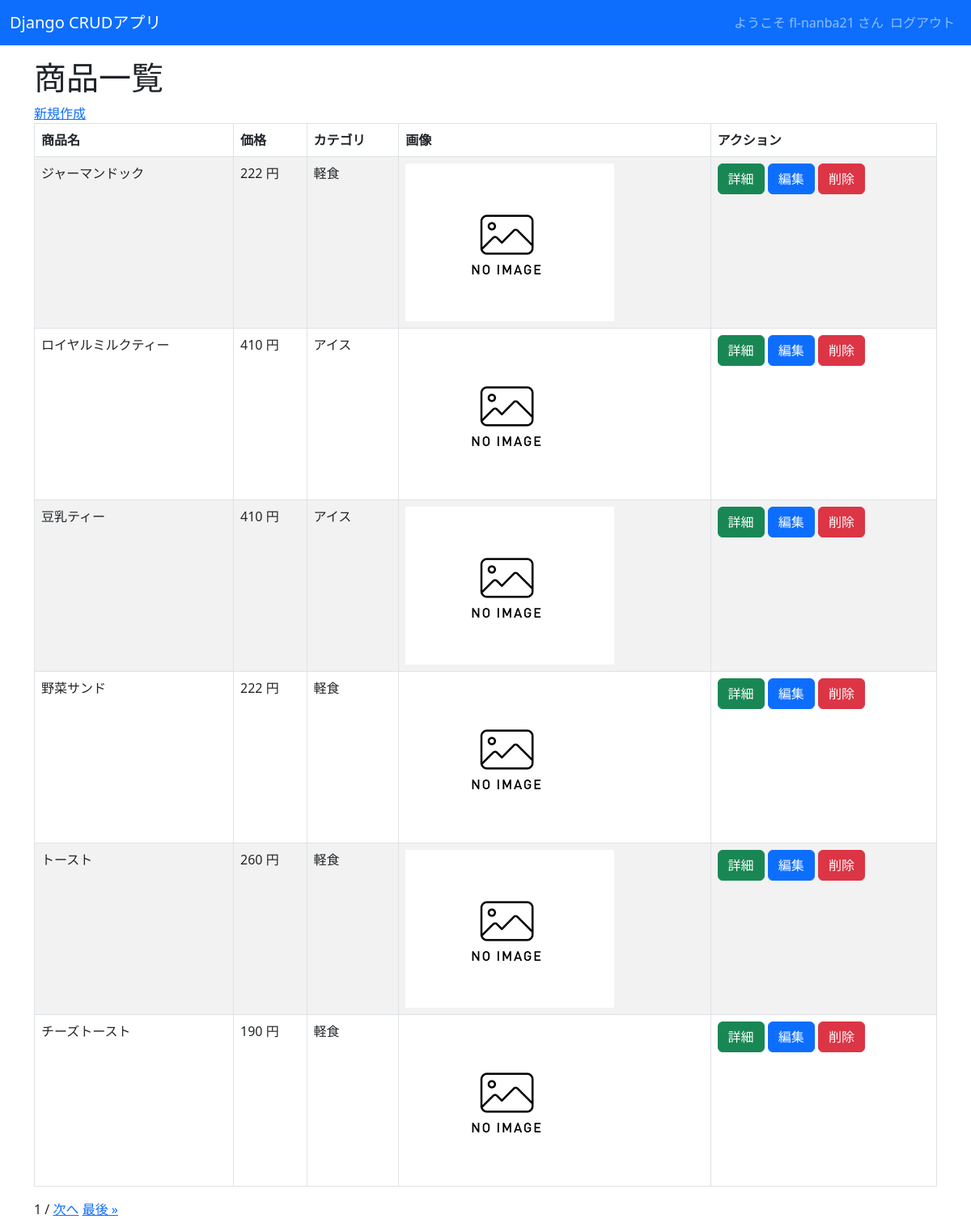
Screenshot of /crud/ (signed in) with the database file from the repository.
### crud/models.py (models this page shows, shortened)
class Product(models.Model):
    name = models.CharField(max_length=200)
    price = models.PositiveIntegerField()
    category = models.ForeignKey(Category, on_delete=models.CASCADE)
    img = models.ImageField(blank=True, default='noImage.png')
    description = models.TextField(blank=True, null=True)

class Category(models.Model):
    name = models.CharField(max_length=200)
    def __str__(self):
        return self.name

### crud/views.py (the view)
# urls.py: path('crud/', views.ProductListView.as_view(), name="list"),
class ProductListView(LoginRequiredMixin, ListView):
    model = Product
    paginate_by = 6

### crud/templates/crud/product_list.html (shortened to what this page needs)
{% extends "base.html" %}
{% block content %}
<h1>商品一覧</h1>
<a href="{% url 'new' %}">新規作成</a>
<table class="table table-striped table-hover table-bordered">
    <thead>
        <tr>
            <th>商品名</th>
            <th>価格</th>
            <th>カテゴリ</th>
            <th>画像</th>
            <th>アクション</th>
        </tr>
    </thead>
    {% for product in object_list %}
    <tr>
        <td>{{ product.name }}</td>
        <td>{{ product.price }} 円</td>
        <td>{{ product.category }}</td>
        <td><img src="{{ product.img.url }}" style="width:100px height:auto;"></td>
        <td>
            <button class="btn btn-success" onclick="location.href='{% url 'detail' pk=product.pk %}'">詳細</button>
            <button class="btn btn-primary" onclick="location.href='{% url 'edit' pk=product.pk %}'">編集</button>
            <button class="btn btn-danger" onclick="location.href='{% url 'delete' pk=product.pk %}'">削除</button>
        </td>
    </tr>
    {% endfor %}
</table>
{{ page_obj.number }} / {{ page_obj.pagininator.num_pages }}
{% if page_obj.has_next %}
<a href="?page={{ page_obj.next_page_number }}">次へ</a>
<a href="?page={{ page_obj.paginator.num_pages }}">最後 &raquo;</a>
{% endif %}
{% endblock %}

### crud/templates/base.html (shortened to what this page needs)
<!DOCTYPE html>
<html lang="ja">
    <head>
        <link href="https://cdn.jsdelivr.net/npm/bootstrap@5.3.0-alpha3/dist/css/bootstrap.min.css" rel="stylesheet"">
</head>
<body>
<nav class="navbar navbar-expand-lg navbar-dark bg-primary" style="margin-bottom: 1rem;">
<div class="container-fluid">
<a class="navbar-brand" href="{% url 'list' %}">Django CRUDアプリ</a>
<div class="collapse navbar-collapse" id="navbarNav">
<ul class="navbar-nav ms-auto">
{% if request.user.is_authenticated %}
<span class="navbar-text">
 ようこそ {{ user.get_username }} さん
</span>
<li class="nav-item">
 <form action="{% url 'logout' %}" method="post">
 <input class="nav-link" type="submit" value="ログアウト">
</form>
</li>
{% else %}
<li class="nav-item">
<a class="nav-link" href="{% url 'login' %}">ログイン</a>
</li>
{% endif %}
</ul>
</div>
</div>
</nav>
<div class="container">
{% block content %}{% endblock %}
</div>
</body>
</html>

### rows the page displays
Product: name "ジャーマンドック", price "222", category "軽食", img (placeholder picture)
Product: name "ロイヤルミルクティー", price "410", category "アイス", img (placeholder picture)
Product: name "豆乳ティー", price "410", category "アイス", img (placeholder picture)
Product: name "野菜サンド", price "222", category "軽食", img (placeholder picture)
Product: name "トースト", price "260", category "軽食", img (placeholder picture)
Product: name "チーズトースト", price "190", category "軽食", img (placeholder picture)

### other values shown
{{ user.get_username }} "fl-nanba21"
{{ page_obj.number }} "1"
